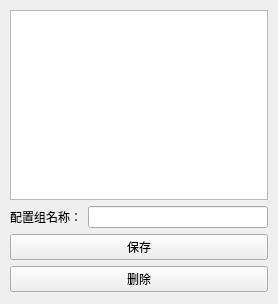
<?xml version="1.0" encoding="UTF-8"?>
<ui version="4.0">
 <class>Form</class>
 <widget class="QWidget" name="Form">
  <property name="enabled">
   <bool>true</bool>
  </property>
  <property name="geometry">
   <rect>
    <x>0</x>
    <y>0</y>
    <width>278</width>
    <height>304</height>
   </rect>
  </property>
  <property name="windowTitle">
   <string>配置组</string>
  </property>
  <widget class="QWidget" name="layoutWidget">
   <property name="geometry">
    <rect>
     <x>10</x>
     <y>10</y>
     <width>258</width>
     <height>282</height>
    </rect>
   </property>
   <layout class="QVBoxLayout" name="verticalLayout_2">
    <item>
     <widget class="QListView" name="settingsGroupList"/>
    </item>
    <item>
     <layout class="QVBoxLayout" name="verticalLayout">
      <item>
       <layout class="QHBoxLayout" name="horizontalLayout">
        <item>
         <widget class="QLabel" name="label">
          <property name="text">
           <string>配置组名称：</string>
          </property>
         </widget>
        </item>
        <item>
         <widget class="QLineEdit" name="settingsGroupName"/>
        </item>
       </layout>
      </item>
      <item>
       <widget class="QPushButton" name="saveSettingsGroup">
        <property name="text">
         <string>保存</string>
        </property>
       </widget>
      </item>
      <item>
       <widget class="QPushButton" name="delSettingsGroup">
        <property name="text">
         <string>删除</string>
        </property>
       </widget>
      </item>
     </layout>
    </item>
   </layout>
  </widget>
 </widget>
 <resources/>
 <connections>
  <connection>
   <sender>saveSettingsGroup</sender>
   <signal>clicked()</signal>
   <receiver>Form</receiver>
   <slot>save_settings_group()</slot>
   <hints>
    <hint type="sourcelabel">
     <x>162</x>
     <y>260</y>
    </hint>
    <hint type="destinationlabel">
     <x>277</x>
     <y>303</y>
    </hint>
   </hints>
  </connection>
  <connection>
   <sender>delSettingsGroup</sender>
   <signal>clicked()</signal>
   <receiver>Form</receiver>
   <slot>del_settings_group()</slot>
   <hints>
    <hint type="sourcelabel">
     <x>236</x>
     <y>289</y>
    </hint>
    <hint type="destinationlabel">
     <x>251</x>
     <y>303</y>
    </hint>
   </hints>
  </connection>
 </connections>
 <slots>
  <slot>save_settings_group()</slot>
  <slot>del_settings_group()</slot>
 </slots>
</ui>
